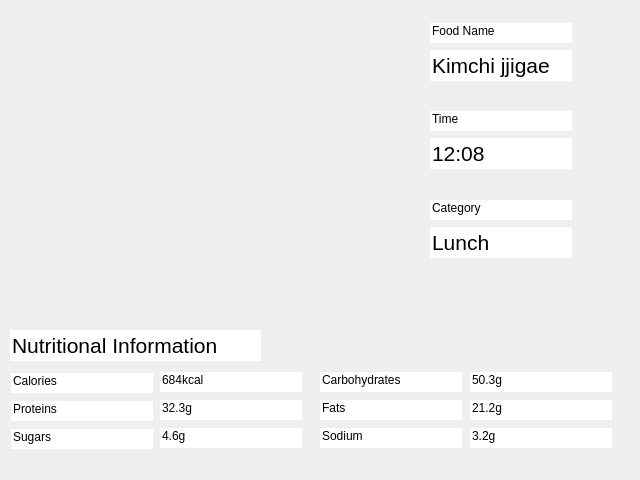
<?xml version="1.0" encoding="UTF-8"?>
<ui version="4.0">
 <class>FoodInfoDialog</class>
 <widget class="QDialog" name="FoodInfoDialog">
  <property name="geometry">
   <rect>
    <x>0</x>
    <y>0</y>
    <width>640</width>
    <height>480</height>
   </rect>
  </property>
  <property name="windowTitle">
   <string>Dialog</string>
  </property>
  <widget class="QLabel" name="label">
   <property name="geometry">
    <rect>
     <x>10</x>
     <y>20</y>
     <width>400</width>
     <height>300</height>
    </rect>
   </property>
   <property name="text">
    <string/>
   </property>
   <property name="textFormat">
    <enum>Qt::PlainText</enum>
   </property>
   <property name="pixmap">
    <pixmap>../../../Downloads/jellyfish.jpg</pixmap>
   </property>
  </widget>
  <widget class="QWidget" name="layoutWidget">
   <property name="geometry">
    <rect>
     <x>160</x>
     <y>370</y>
     <width>142</width>
     <height>83</height>
    </rect>
   </property>
   <layout class="QVBoxLayout" name="verticalLayout_6">
    <item>
     <widget class="QLineEdit" name="lineEdit_14">
      <property name="font">
       <font>
        <weight>50</weight>
        <italic>false</italic>
        <bold>false</bold>
        <underline>false</underline>
        <strikeout>false</strikeout>
        <kerning>true</kerning>
       </font>
      </property>
      <property name="text">
       <string>684kcal</string>
      </property>
      <property name="frame">
       <bool>false</bool>
      </property>
      <property name="alignment">
       <set>Qt::AlignLeading|Qt::AlignLeft|Qt::AlignTop</set>
      </property>
      <property name="dragEnabled">
       <bool>false</bool>
      </property>
      <property name="readOnly">
       <bool>false</bool>
      </property>
     </widget>
    </item>
    <item>
     <widget class="QLineEdit" name="lineEdit_15">
      <property name="font">
       <font>
        <weight>50</weight>
        <italic>false</italic>
        <bold>false</bold>
        <underline>false</underline>
        <strikeout>false</strikeout>
        <kerning>true</kerning>
       </font>
      </property>
      <property name="text">
       <string>32.3g</string>
      </property>
      <property name="frame">
       <bool>false</bool>
      </property>
      <property name="alignment">
       <set>Qt::AlignLeading|Qt::AlignLeft|Qt::AlignTop</set>
      </property>
      <property name="dragEnabled">
       <bool>false</bool>
      </property>
      <property name="readOnly">
       <bool>false</bool>
      </property>
     </widget>
    </item>
    <item>
     <widget class="QLineEdit" name="lineEdit_16">
      <property name="font">
       <font>
        <weight>50</weight>
        <italic>false</italic>
        <bold>false</bold>
        <underline>false</underline>
        <strikeout>false</strikeout>
        <kerning>true</kerning>
       </font>
      </property>
      <property name="text">
       <string>4.6g</string>
      </property>
      <property name="frame">
       <bool>false</bool>
      </property>
      <property name="alignment">
       <set>Qt::AlignLeading|Qt::AlignLeft|Qt::AlignTop</set>
      </property>
      <property name="dragEnabled">
       <bool>false</bool>
      </property>
      <property name="readOnly">
       <bool>false</bool>
      </property>
     </widget>
    </item>
   </layout>
  </widget>
  <widget class="QWidget" name="layoutWidget_2">
   <property name="geometry">
    <rect>
     <x>11</x>
     <y>371</y>
     <width>142</width>
     <height>83</height>
    </rect>
   </property>
   <layout class="QVBoxLayout" name="verticalLayout_5">
    <item>
     <widget class="QLineEdit" name="lineEdit_10">
      <property name="font">
       <font>
        <weight>50</weight>
        <italic>false</italic>
        <bold>false</bold>
        <underline>false</underline>
        <strikeout>false</strikeout>
        <kerning>true</kerning>
       </font>
      </property>
      <property name="text">
       <string>Calories</string>
      </property>
      <property name="frame">
       <bool>false</bool>
      </property>
      <property name="alignment">
       <set>Qt::AlignLeading|Qt::AlignLeft|Qt::AlignTop</set>
      </property>
      <property name="dragEnabled">
       <bool>false</bool>
      </property>
      <property name="readOnly">
       <bool>true</bool>
      </property>
     </widget>
    </item>
    <item>
     <widget class="QLineEdit" name="lineEdit_11">
      <property name="font">
       <font>
        <weight>50</weight>
        <italic>false</italic>
        <bold>false</bold>
        <underline>false</underline>
        <strikeout>false</strikeout>
        <kerning>true</kerning>
       </font>
      </property>
      <property name="text">
       <string>Proteins</string>
      </property>
      <property name="frame">
       <bool>false</bool>
      </property>
      <property name="alignment">
       <set>Qt::AlignLeading|Qt::AlignLeft|Qt::AlignTop</set>
      </property>
      <property name="dragEnabled">
       <bool>false</bool>
      </property>
      <property name="readOnly">
       <bool>true</bool>
      </property>
     </widget>
    </item>
    <item>
     <widget class="QLineEdit" name="lineEdit_8">
      <property name="font">
       <font>
        <weight>50</weight>
        <italic>false</italic>
        <bold>false</bold>
        <underline>false</underline>
        <strikeout>false</strikeout>
        <kerning>true</kerning>
       </font>
      </property>
      <property name="text">
       <string>Sugars</string>
      </property>
      <property name="frame">
       <bool>false</bool>
      </property>
      <property name="alignment">
       <set>Qt::AlignLeading|Qt::AlignLeft|Qt::AlignTop</set>
      </property>
      <property name="dragEnabled">
       <bool>false</bool>
      </property>
      <property name="readOnly">
       <bool>true</bool>
      </property>
     </widget>
    </item>
   </layout>
  </widget>
  <widget class="QWidget" name="layoutWidget_3">
   <property name="geometry">
    <rect>
     <x>430</x>
     <y>22</y>
     <width>142</width>
     <height>61</height>
    </rect>
   </property>
   <layout class="QVBoxLayout" name="verticalLayout">
    <item>
     <widget class="QLineEdit" name="lineEdit">
      <property name="font">
       <font>
        <weight>50</weight>
        <italic>false</italic>
        <bold>false</bold>
        <underline>false</underline>
        <strikeout>false</strikeout>
        <kerning>true</kerning>
       </font>
      </property>
      <property name="text">
       <string>Food Name</string>
      </property>
      <property name="frame">
       <bool>false</bool>
      </property>
      <property name="alignment">
       <set>Qt::AlignLeading|Qt::AlignLeft|Qt::AlignTop</set>
      </property>
      <property name="dragEnabled">
       <bool>false</bool>
      </property>
      <property name="readOnly">
       <bool>true</bool>
      </property>
     </widget>
    </item>
    <item>
     <widget class="QLineEdit" name="lineEdit_4">
      <property name="font">
       <font>
        <pointsize>16</pointsize>
       </font>
      </property>
      <property name="text">
       <string>Kimchi jjigae</string>
      </property>
      <property name="frame">
       <bool>false</bool>
      </property>
     </widget>
    </item>
   </layout>
  </widget>
  <widget class="QWidget" name="layoutWidget_4">
   <property name="geometry">
    <rect>
     <x>430</x>
     <y>199</y>
     <width>142</width>
     <height>61</height>
    </rect>
   </property>
   <layout class="QVBoxLayout" name="verticalLayout_3">
    <item>
     <widget class="QLineEdit" name="lineEdit_3">
      <property name="font">
       <font>
        <weight>50</weight>
        <italic>false</italic>
        <bold>false</bold>
        <underline>false</underline>
        <strikeout>false</strikeout>
        <kerning>true</kerning>
       </font>
      </property>
      <property name="text">
       <string>Category</string>
      </property>
      <property name="frame">
       <bool>false</bool>
      </property>
      <property name="alignment">
       <set>Qt::AlignLeading|Qt::AlignLeft|Qt::AlignTop</set>
      </property>
      <property name="dragEnabled">
       <bool>false</bool>
      </property>
      <property name="readOnly">
       <bool>true</bool>
      </property>
     </widget>
    </item>
    <item>
     <widget class="QLineEdit" name="lineEdit_6">
      <property name="font">
       <font>
        <pointsize>16</pointsize>
       </font>
      </property>
      <property name="text">
       <string>Lunch</string>
      </property>
      <property name="frame">
       <bool>false</bool>
      </property>
     </widget>
    </item>
   </layout>
  </widget>
  <widget class="QWidget" name="layoutWidget_5">
   <property name="geometry">
    <rect>
     <x>320</x>
     <y>370</y>
     <width>142</width>
     <height>83</height>
    </rect>
   </property>
   <layout class="QVBoxLayout" name="verticalLayout_4">
    <item>
     <widget class="QLineEdit" name="lineEdit_12">
      <property name="font">
       <font>
        <weight>50</weight>
        <italic>false</italic>
        <bold>false</bold>
        <underline>false</underline>
        <strikeout>false</strikeout>
        <kerning>true</kerning>
       </font>
      </property>
      <property name="text">
       <string>Carbohydrates</string>
      </property>
      <property name="frame">
       <bool>false</bool>
      </property>
      <property name="alignment">
       <set>Qt::AlignLeading|Qt::AlignLeft|Qt::AlignTop</set>
      </property>
      <property name="dragEnabled">
       <bool>false</bool>
      </property>
      <property name="readOnly">
       <bool>true</bool>
      </property>
     </widget>
    </item>
    <item>
     <widget class="QLineEdit" name="lineEdit_13">
      <property name="font">
       <font>
        <weight>50</weight>
        <italic>false</italic>
        <bold>false</bold>
        <underline>false</underline>
        <strikeout>false</strikeout>
        <kerning>true</kerning>
       </font>
      </property>
      <property name="text">
       <string>Fats</string>
      </property>
      <property name="frame">
       <bool>false</bool>
      </property>
      <property name="alignment">
       <set>Qt::AlignLeading|Qt::AlignLeft|Qt::AlignTop</set>
      </property>
      <property name="dragEnabled">
       <bool>false</bool>
      </property>
      <property name="readOnly">
       <bool>true</bool>
      </property>
     </widget>
    </item>
    <item>
     <widget class="QLineEdit" name="lineEdit_9">
      <property name="font">
       <font>
        <weight>50</weight>
        <italic>false</italic>
        <bold>false</bold>
        <underline>false</underline>
        <strikeout>false</strikeout>
        <kerning>true</kerning>
       </font>
      </property>
      <property name="text">
       <string>Sodium</string>
      </property>
      <property name="frame">
       <bool>false</bool>
      </property>
      <property name="alignment">
       <set>Qt::AlignLeading|Qt::AlignLeft|Qt::AlignTop</set>
      </property>
      <property name="dragEnabled">
       <bool>false</bool>
      </property>
      <property name="readOnly">
       <bool>true</bool>
      </property>
     </widget>
    </item>
   </layout>
  </widget>
  <widget class="QWidget" name="layoutWidget_6">
   <property name="geometry">
    <rect>
     <x>430</x>
     <y>110</y>
     <width>142</width>
     <height>61</height>
    </rect>
   </property>
   <layout class="QVBoxLayout" name="verticalLayout_2">
    <item>
     <widget class="QLineEdit" name="lineEdit_2">
      <property name="font">
       <font>
        <weight>50</weight>
        <italic>false</italic>
        <bold>false</bold>
        <underline>false</underline>
        <strikeout>false</strikeout>
        <kerning>true</kerning>
       </font>
      </property>
      <property name="text">
       <string>Time</string>
      </property>
      <property name="frame">
       <bool>false</bool>
      </property>
      <property name="alignment">
       <set>Qt::AlignLeading|Qt::AlignLeft|Qt::AlignTop</set>
      </property>
      <property name="dragEnabled">
       <bool>false</bool>
      </property>
      <property name="readOnly">
       <bool>true</bool>
      </property>
     </widget>
    </item>
    <item>
     <widget class="QLineEdit" name="lineEdit_5">
      <property name="font">
       <font>
        <pointsize>16</pointsize>
       </font>
      </property>
      <property name="text">
       <string>12:08</string>
      </property>
      <property name="frame">
       <bool>false</bool>
      </property>
     </widget>
    </item>
   </layout>
  </widget>
  <widget class="QLineEdit" name="lineEdit_7">
   <property name="geometry">
    <rect>
     <x>10</x>
     <y>330</y>
     <width>251</width>
     <height>31</height>
    </rect>
   </property>
   <property name="font">
    <font>
     <pointsize>16</pointsize>
     <weight>50</weight>
     <italic>false</italic>
     <bold>false</bold>
     <underline>false</underline>
     <strikeout>false</strikeout>
     <kerning>true</kerning>
    </font>
   </property>
   <property name="text">
    <string>Nutritional Information</string>
   </property>
   <property name="frame">
    <bool>false</bool>
   </property>
   <property name="alignment">
    <set>Qt::AlignLeading|Qt::AlignLeft|Qt::AlignVCenter</set>
   </property>
   <property name="dragEnabled">
    <bool>false</bool>
   </property>
   <property name="readOnly">
    <bool>true</bool>
   </property>
  </widget>
  <widget class="QWidget" name="layoutWidget_7">
   <property name="geometry">
    <rect>
     <x>470</x>
     <y>370</y>
     <width>142</width>
     <height>83</height>
    </rect>
   </property>
   <layout class="QVBoxLayout" name="verticalLayout_7">
    <item>
     <widget class="QLineEdit" name="lineEdit_17">
      <property name="font">
       <font>
        <weight>50</weight>
        <italic>false</italic>
        <bold>false</bold>
        <underline>false</underline>
        <strikeout>false</strikeout>
        <kerning>true</kerning>
       </font>
      </property>
      <property name="text">
       <string>50.3g</string>
      </property>
      <property name="frame">
       <bool>false</bool>
      </property>
      <property name="alignment">
       <set>Qt::AlignLeading|Qt::AlignLeft|Qt::AlignTop</set>
      </property>
      <property name="dragEnabled">
       <bool>false</bool>
      </property>
      <property name="readOnly">
       <bool>false</bool>
      </property>
     </widget>
    </item>
    <item>
     <widget class="QLineEdit" name="lineEdit_18">
      <property name="font">
       <font>
        <weight>50</weight>
        <italic>false</italic>
        <bold>false</bold>
        <underline>false</underline>
        <strikeout>false</strikeout>
        <kerning>true</kerning>
       </font>
      </property>
      <property name="text">
       <string>21.2g</string>
      </property>
      <property name="frame">
       <bool>false</bool>
      </property>
      <property name="alignment">
       <set>Qt::AlignLeading|Qt::AlignLeft|Qt::AlignTop</set>
      </property>
      <property name="dragEnabled">
       <bool>false</bool>
      </property>
      <property name="readOnly">
       <bool>false</bool>
      </property>
     </widget>
    </item>
    <item>
     <widget class="QLineEdit" name="lineEdit_19">
      <property name="font">
       <font>
        <weight>50</weight>
        <italic>false</italic>
        <bold>false</bold>
        <underline>false</underline>
        <strikeout>false</strikeout>
        <kerning>true</kerning>
       </font>
      </property>
      <property name="text">
       <string>3.2g</string>
      </property>
      <property name="frame">
       <bool>false</bool>
      </property>
      <property name="alignment">
       <set>Qt::AlignLeading|Qt::AlignLeft|Qt::AlignTop</set>
      </property>
      <property name="dragEnabled">
       <bool>false</bool>
      </property>
      <property name="readOnly">
       <bool>false</bool>
      </property>
     </widget>
    </item>
   </layout>
  </widget>
 </widget>
 <resources/>
 <connections/>
</ui>
